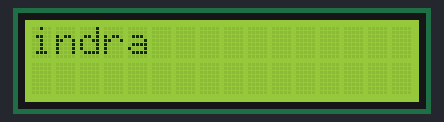
Bench run of a sketch on a simulated Arduino Uno, built with avr-gcc and run on an emulated ATmega328P. On the bench: 16×2 character LCD.

Above: at 0.13 s.
At 0.9 s:
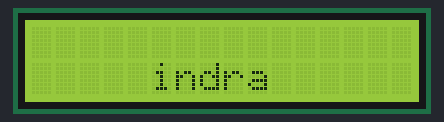
At 1.36 s:
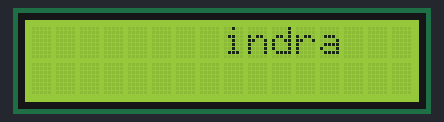
At 1.82 s:
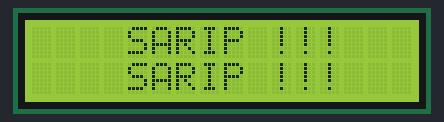
At 2.28 s:
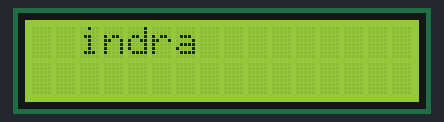

Measured:
- by itself, everything shown: repeats every 1.8 s, in 12 steps

The sketch:

miring.ino
```cpp
// include the library code:
#include <LiquidCrystal.h>
#include <LCD.h>

// initialize the library by associating any needed LCD interface pin
// with the arduino pin number it is connected to
const int rs = 12, en = 11, d4 = 5, d5 = 4, d6 = 3, d7 = 2;
LiquidCrystal lcd(rs, en, d4, d5, d6, d7);

void setup() {
  lcd.begin(16, 2);
}

void loop() {
 lcd.setCursor(0,0);
 lcd.print("indra");
 delay(150);
 lcd.clear();

 lcd.setCursor(1,1);
 lcd.print("indra");
 delay(150);
 lcd.clear();

 lcd.setCursor(2,0);
 lcd.print("indra");
 delay(150);
 lcd.clear();

 lcd.setCursor(3,1);
 lcd.print("indra");
 delay(150);
 lcd.clear();

 lcd.setCursor(4,0);
 lcd.print("indra");
 delay(150);
 lcd.clear();

 lcd.setCursor(5,1);
 lcd.print("indra");
 delay(150);
 lcd.clear();

  lcd.setCursor(6,0);
 lcd.print("indra");
 delay(150);
 lcd.clear();

 lcd.setCursor(7,1);
 lcd.print("indra");
 delay(150);
 lcd.clear();

 lcd.setCursor(8,0);
 lcd.print("indra");
 delay(150);
 lcd.clear();

 lcd.setCursor(9,1);
 lcd.print("indra");
 delay(150);
 lcd.clear();

 lcd.setCursor(10,0);
 lcd.print("indra");
 delay(150);
 lcd.clear();

 lcd.setCursor(4,0);
 lcd.print("SARIP !!!");
 lcd.setCursor(4,1);
 lcd.print("SARIP !!!");
 delay (150);
 lcd.clear();

}
```
